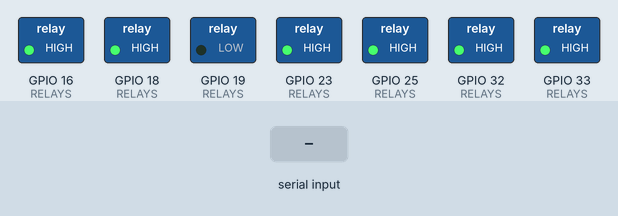
This sketch was run on a simulated ESP32. Parts: switched loads named in the sketch (green lamp = pin HIGH). Inputs (shaded band) come from the test bench. Random numbers use the default seed unless the sketch sets one; what the sketch prints to the serial monitor is not drawn.

Above: at 18.3 s.
18.4 s: "ALL_OFF\n" received over Serial
At 20.5 s:
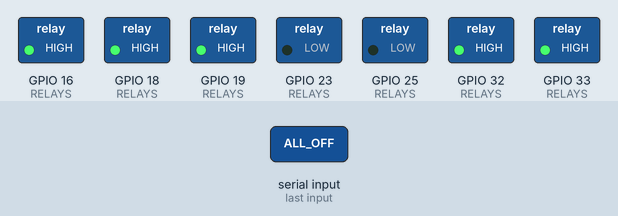
21.7 s: "ALL_ON\n" received over Serial
At 25.0 s:
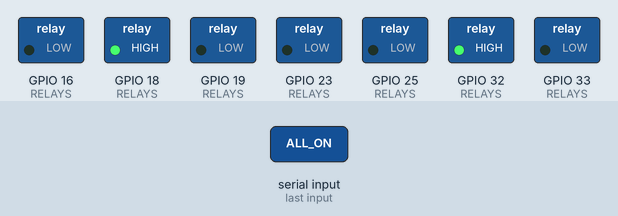
25.4 s: "TOGGLE_LOGIC\n" received over Serial
At 26.6 s:
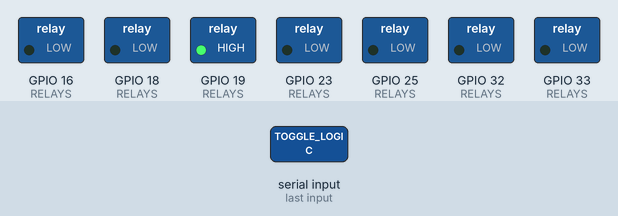
29.3 s: "2\n" received over Serial
33.2 s: "1\n" received over Serial
At 34.8 s:
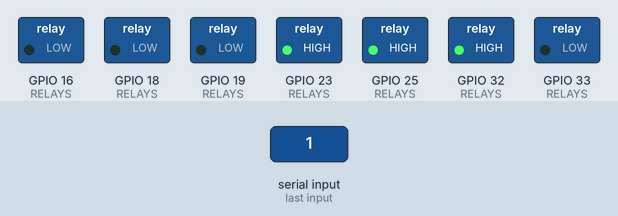
37.1 s: "ALL_ON\n" received over Serial
At 39.2 s:
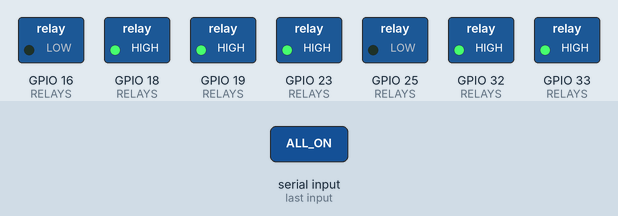
Timing chart, 0 to 44.4 s (numbered marks = the images above; inputs shaded):
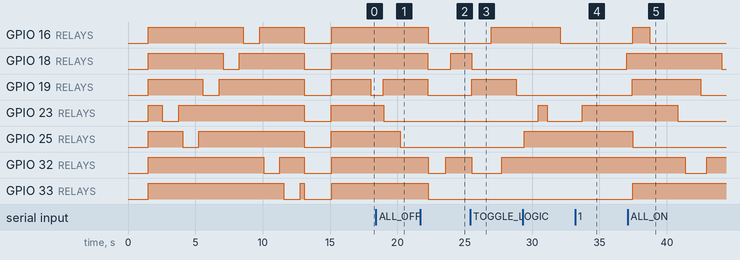

Measured:
- after the input at 18.4 s, GPIO 19 (RELAYS): LOW → HIGH after 0.56 s
- after the input at 21.7 s, GPIO 16 (RELAYS): HIGH → LOW after 0.58 s; GPIO 18 (RELAYS): HIGH → LOW after 0.57 s, → HIGH 1.7 s later; GPIO 19 (RELAYS): HIGH → LOW after 0.57 s; GPIO 32 (RELAYS): HIGH → LOW after 0.58 s, → HIGH 1.3 s later
- after the input at 25.4 s, GPIO 16 (RELAYS): LOW → HIGH after 1.6 s; GPIO 18 (RELAYS): HIGH → LOW after 0.11 s
- after the input at 33.2 s, GPIO 23 (RELAYS): LOW → HIGH after 0.51 s
- after the input at 37.1 s, GPIO 16 (RELAYS): LOW → HIGH after 0.36 s, → LOW 1.3 s later; GPIO 33 (RELAYS): LOW → HIGH after 0.37 s

The sketch:

Relay_Random_Test.ino
```cpp
/*
 * ===============================================================================
 * BEVERA-360: ESP32 7-RELAY HARDWARE RANDOM FIRING TEST SKETCH
 * ===============================================================================
 *
 * Purpose:
 * Standalone test script to continuously and randomly fire all 7 relay channels
 * (Pumps 1-5, Relay 6 Mixer Motor, and Relay 7 Transfer Pump) to physically test
 * relay module optocoupler LEDs, magnetic coil click sounds, 12V DC power wiring,
 * and JD-VCC coil power.
 *
 * Exact GPIO Pin Assignments Tested:
 * -------------------------------------------------------------------------------
 * Relay 1 (Tank Pump 1)      -->  GPIO 23
 * Relay 2 (Tank Pump 2)      -->  GPIO 25
 * Relay 3 (Tank Pump 3)      -->  GPIO 19
 * Relay 4 (Tank Pump 4)      -->  GPIO 18
 * Relay 5 (Tank Pump 5)      -->  GPIO 5
 * Relay 6 (Mixer Motor)      -->  GPIO 21
 * Relay 7 (Transfer Pump)    -->  GPIO 22
 *
 * Target Board: ESP32 Dev Module
 * Serial Monitor Speed: 115200 Baud
 * ===============================================================================
 */

#include <Arduino.h>

// Set your Relay module logic type:
// Most standard Relay boards are ACTIVE LOW (true = turns ON with 0V / LOW)
// If your relays turn ON when pin is HIGH, set RELAY_ACTIVE_LOW to false.
bool RELAY_ACTIVE_LOW = true;

// Exact Bevera-360 7-Channel Relay Pin Mapping
struct RelayConfig {
    uint8_t pin;
    const char* name;
    bool currentState;
};

RelayConfig RELAYS[] = {
    {23, "Relay 1: Tank Pump 1     (GPIO 23)", false},
    {25, "Relay 2: Tank Pump 2     (GPIO 25)", false},
    {19, "Relay 3: Tank Pump 3     (GPIO 19)", false},
    {18, "Relay 4: Tank Pump 4     (GPIO 18)", false},
    {16, "Relay 5: Tank Pump 5     (GPIO 16)", false},
    {32, "Relay 6: Mixer Motor     (GPIO 32)", false},
    {33, "Relay 7: Transfer Pump   (GPIO 33)", false}
};

const uint8_t TOTAL_RELAYS = sizeof(RELAYS) / sizeof(RELAYS[0]);

// Helper function to set relay hardware state
void setRelayState(uint8_t index, bool turnOn) {
    if (index >= TOTAL_RELAYS) return;

    RELAYS[index].currentState = turnOn;
    uint8_t pinLevel = RELAY_ACTIVE_LOW ? (turnOn ? LOW : HIGH) : (turnOn ? HIGH : LOW);
    digitalWrite(RELAYS[index].pin, pinLevel);

    Serial.print("  [RELAY ");
    Serial.print(index + 1);
    Serial.print(" / GPIO ");
    Serial.print(RELAYS[index].pin);
    Serial.print("] -> ");
    if (turnOn) {
        Serial.println("⚡ ON  (CLOSED / CLICKED)");
    } else {
        Serial.println("💤 OFF (OPEN)");
    }
}

void turnAllOff() {
    for (uint8_t i = 0; i < TOTAL_RELAYS; i++) {
        setRelayState(i, false);
    }
}

void setup() {
    Serial.begin(115200);
    delay(1500);

    Serial.println("\n=======================================================");
    Serial.println("  🍹 BEVERA-360: ESP32 7-RELAY RANDOM FIRING TESTER  ");
    Serial.println("=======================================================");
    Serial.print("Active Low Logic: ");
    Serial.println(RELAY_ACTIVE_LOW ? "TRUE (0V = ON)" : "FALSE (3.3V = ON)");
    Serial.print("Total Relays Configured: ");
    Serial.println(TOTAL_RELAYS);
    Serial.println("-------------------------------------------------------\n");

    // Initialize all 7 GPIO pins as OUTPUT and force OFF (Pre-latch HIGH to avoid startup pulse)
    for (uint8_t i = 0; i < TOTAL_RELAYS; i++) {
        uint8_t inactiveLevel = RELAY_ACTIVE_LOW ? HIGH : LOW;
        digitalWrite(RELAYS[i].pin, inactiveLevel);
        pinMode(RELAYS[i].pin, OUTPUT);
        digitalWrite(RELAYS[i].pin, inactiveLevel);
    }
    turnAllOff();
    delay(1000);

    // ==========================================
    // STAGE 1: SEQUENTIAL SWEEP (1 BY 1)
    // ==========================================
    Serial.println("--- STAGE 1: Sequential 1-by-1 Relay Click Sweep ---");
    for (uint8_t i = 0; i < TOTAL_RELAYS; i++) {
        Serial.print("Testing ");
        Serial.println(RELAYS[i].name);

        setRelayState(i, true);   // Turn ON (Click)
        delay(1200);              // Hold for 1.2 sec

        setRelayState(i, false);  // Turn OFF
        delay(300);
    }

    // ==========================================
    // STAGE 2: ALL RELAYS SIMULTANEOUS BURST
    // ==========================================
    Serial.println("\n--- STAGE 2: All 7 Relays Burst Test (ON 2s -> OFF 2s) ---");
    Serial.println("Turning ALL 7 Relays ON simultaneously...");
    for (uint8_t i = 0; i < TOTAL_RELAYS; i++) setRelayState(i, true);
    delay(2000);

    Serial.println("Turning ALL 7 Relays OFF...");
    turnAllOff();
    delay(2000);

    Serial.println("\n=======================================================");
    Serial.println("  STARTING INFINITE RANDOM RELAY FIRING LOOP  ");
    Serial.println("  (Type 1-7 to toggle manually, ALL_ON, ALL_OFF) ");
    Serial.println("=======================================================\n");

    randomSeed(analogRead(34) + millis());
}

void loop() {
    // 1. Process Serial CLI inputs if user sends command
    if (Serial.available() > 0) {
        String cmd = Serial.readStringUntil('\n');
        cmd.trim();
        cmd.toUpperCase();

        if (cmd.length() == 1 && cmd[0] >= '1' && cmd[0] <= '7') {
            uint8_t idx = cmd[0] - '1';
            bool newState = !RELAYS[idx].currentState;
            Serial.print("[MANUAL CLI] ");
            setRelayState(idx, newState);
        } else if (cmd == "ALL_ON") {
            Serial.println("[MANUAL CLI] Forcing ALL 7 Relays ON...");
            for (uint8_t i = 0; i < TOTAL_RELAYS; i++) setRelayState(i, true);
        } else if (cmd == "ALL_OFF") {
            Serial.println("[MANUAL CLI] Forcing ALL 7 Relays OFF...");
            turnAllOff();
        } else if (cmd == "TOGGLE_LOGIC") {
            RELAY_ACTIVE_LOW = !RELAY_ACTIVE_LOW;
            Serial.print("[MANUAL CLI] Toggled RELAY_ACTIVE_LOW to: ");
            Serial.println(RELAY_ACTIVE_LOW ? "TRUE (0V = ON)" : "FALSE (3.3V = ON)");
            turnAllOff();
        }
    }

    // 2. Pick a random relay channel (0 to TOTAL_RELAYS - 1)
    uint8_t randomIndex = random(0, TOTAL_RELAYS);

    // 3. Pick a random target state (true = ON, false = OFF)
    bool randomState = (random(0, 2) == 1);

    // 4. Apply state to selected relay
    Serial.print("[RANDOM FIRE] ");
    setRelayState(randomIndex, randomState);

    // 5. Random delay between 300ms and 1500ms
    uint32_t randomDelay = random(300, 1500);
    delay(randomDelay);
}
```
